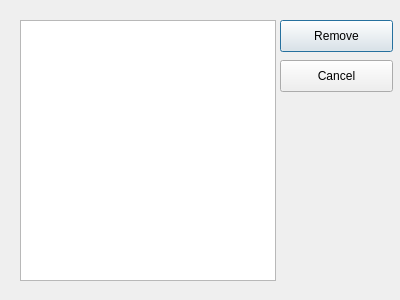
<?xml version="1.0" encoding="UTF-8"?>
<ui version="4.0">
 <class>RemoveTrainerDialog</class>
 <widget class="QDialog" name="RemoveTrainerDialog">
  <property name="geometry">
   <rect>
    <x>0</x>
    <y>0</y>
    <width>400</width>
    <height>300</height>
   </rect>
  </property>
  <property name="windowTitle">
   <string>Trainer List</string>
  </property>
  <widget class="QTableWidget" name="trainerList">
   <property name="geometry">
    <rect>
     <x>20</x>
     <y>20</y>
     <width>256</width>
     <height>261</height>
    </rect>
   </property>
   <property name="editTriggers">
    <set>QAbstractItemView::NoEditTriggers</set>
   </property>
   <attribute name="horizontalHeaderVisible">
    <bool>false</bool>
   </attribute>
   <attribute name="horizontalHeaderStretchLastSection">
    <bool>true</bool>
   </attribute>
   <column>
    <property name="text">
     <string>Neue Spalte</string>
    </property>
   </column>
  </widget>
  <widget class="QPushButton" name="removeButton">
   <property name="geometry">
    <rect>
     <x>280</x>
     <y>20</y>
     <width>113</width>
     <height>32</height>
    </rect>
   </property>
   <property name="text">
    <string>Remove</string>
   </property>
  </widget>
  <widget class="QPushButton" name="cancelButton">
   <property name="geometry">
    <rect>
     <x>280</x>
     <y>60</y>
     <width>113</width>
     <height>32</height>
    </rect>
   </property>
   <property name="text">
    <string>Cancel</string>
   </property>
  </widget>
 </widget>
 <resources/>
 <connections/>
</ui>
